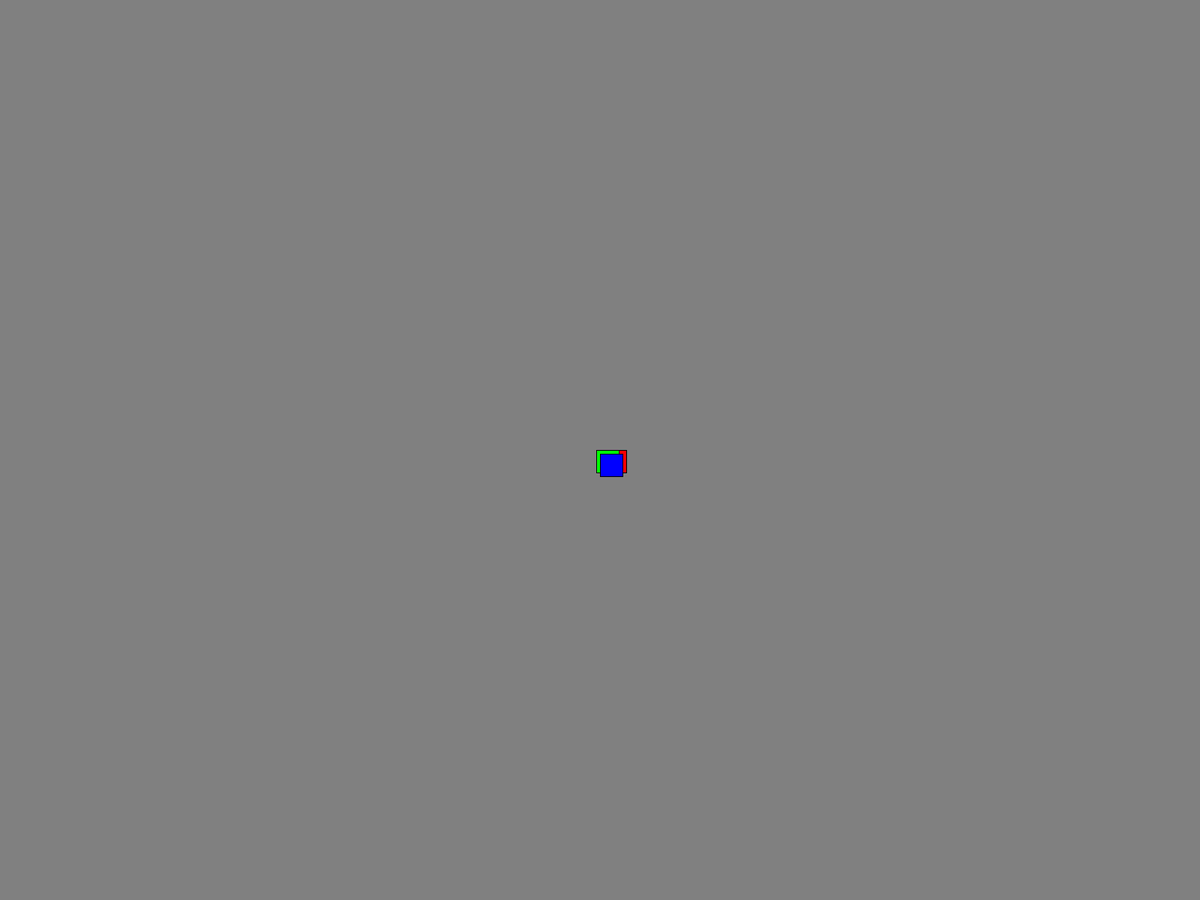
Frame 1 (no input)
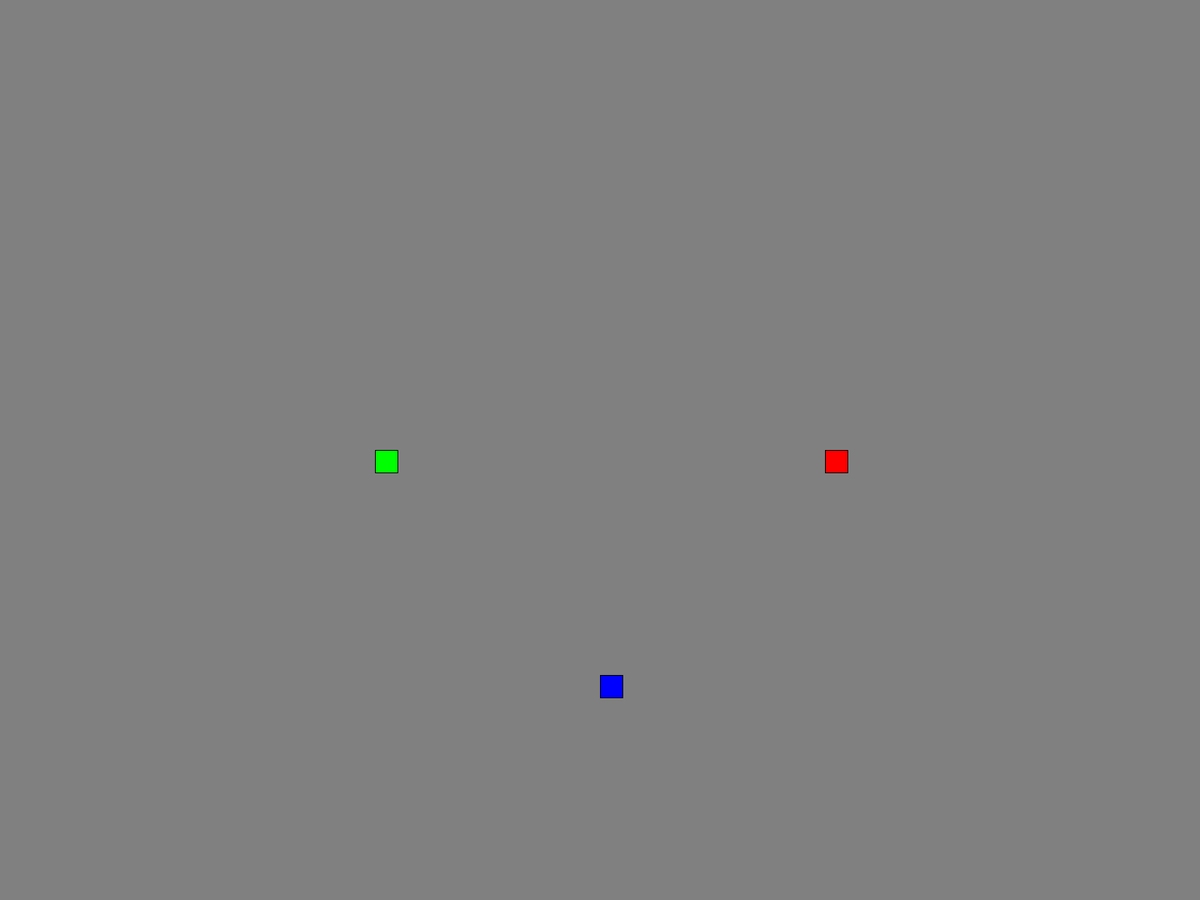
Frame 60 (the mouse pressed at the canvas centre just before this capture)
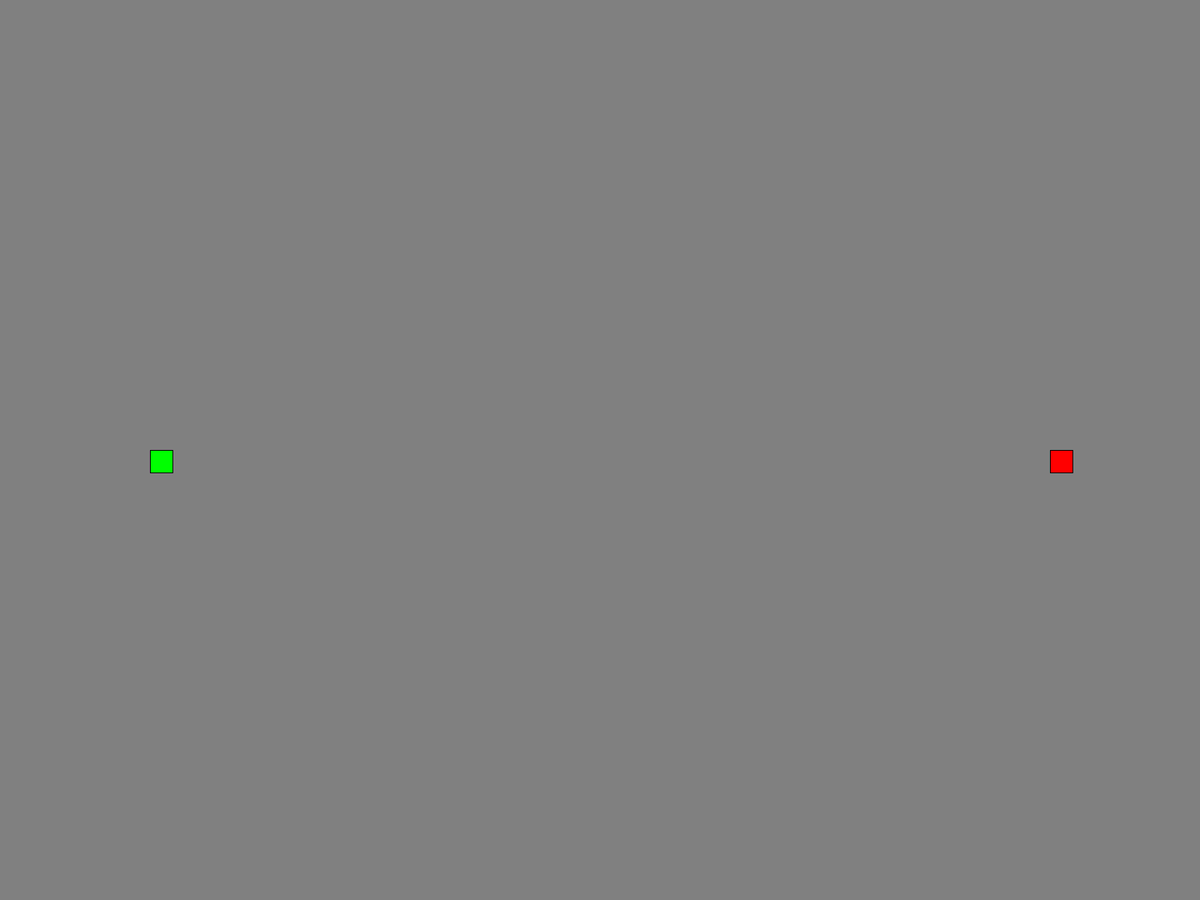
Frame 120 (the mouse held since frame 60 and released just before this capture)

The Processing sketch that drew these frames (run headless with seeded random() and noise(); from frame 60 on, the mouse is pressed at the canvas centre):

// Processing sketch: Ex_1
// ── Ex_1.pde
void settings() {
    // creates a full screen window
	fullScreen();
}

// global variables
float xPos1, yPos1;
float xPos2, yPos2;
float xPos3, yPos3;
float rectWidth, rectHeight;

void setup() {
    xPos1 = width/2;
    yPos1 = height/2;
    xPos2 = width/2;
    yPos2 = height/2;
    xPos3 = width/2;
    yPos3 = height/2;
    rectWidth = 30;
    rectHeight = 30;
}
void draw() {
    // draws background over each frame to avoid overlap
	background(128,128,128);

    // different directions and speeds of squares
    xPos1 += 5;
    xPos2 += -5;
	yPos3 += 5;
	
	
	fill(255,0,0);
	rect(xPos1, yPos1, rectWidth, rectHeight);

	fill(0,255,0);
	rect(xPos2, yPos2, rectWidth, rectHeight);

	fill(0,0,255);
	rect(xPos3, yPos3, rectWidth, rectHeight);
	
}
